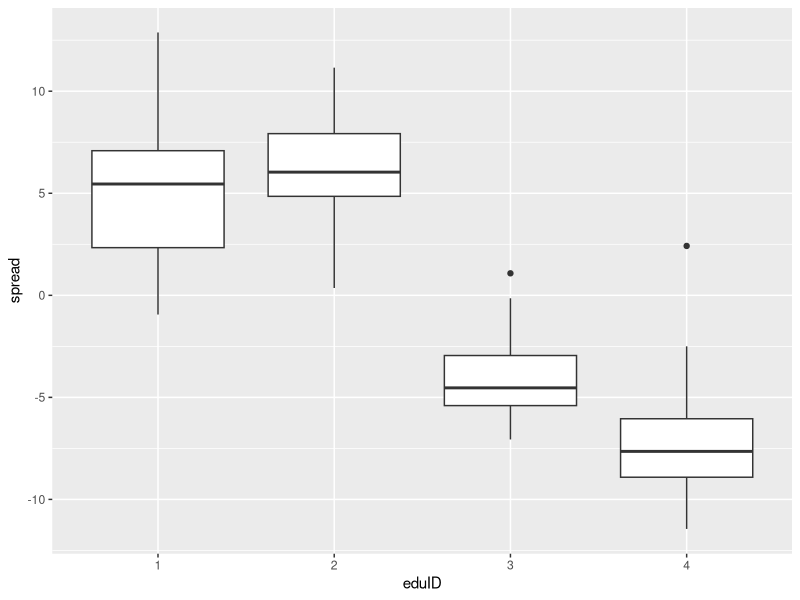

Recreate this plot in R.
# packages
library(dplyr)
library(ggplot2)
library(knitr)
opts_knit$set(root.dir=normalizePath('../'))


# import data
data1 <- read.csv("data/anes_edu.csv", header=TRUE)


# count by eduID only
dataBox <- (data1 %>% count(year, eduID))
# Make two new columns of total Dem and Rep
dataBox[, 4] <- (data1[ data1$partyID == 1, ] %>% count(year, eduID))$n
dataBox[, 5] <- (data1[ data1$partyID == 3, ] %>% count(year, eduID))$n
# input total number of dem and rep
foo5 <- (data1 %>% count(year, partyID))$n
foo6 <- as.data.frame(t(matrix(foo5, nrow=3, ncol=length(foo5)/3)))
foo6.expanded <- foo6[ rep(row.names(foo6), each=4) , c(1,3) ]
dataBox[, 6:7] <- foo6.expanded
# probability
dataBox[, 8] <- dataBox[, 4] / dataBox[, 6] * 100
dataBox[, 9] <- dataBox[, 5] / dataBox[, 7] * 100
dataBox[, 10] <- dataBox[, 8] - dataBox[, 9]



names(dataBox) <- c("year", "eduID", "tot", "dem", "rep",
                 "demTot", "repTot", "P(dem)", "P(rep)", "spread")

# plot
dataBox$eduID <- as.factor(dataBox$eduID)
p <- ggplot(dataBox, aes(x=eduID, y=spread)) + geom_boxplot()
p
